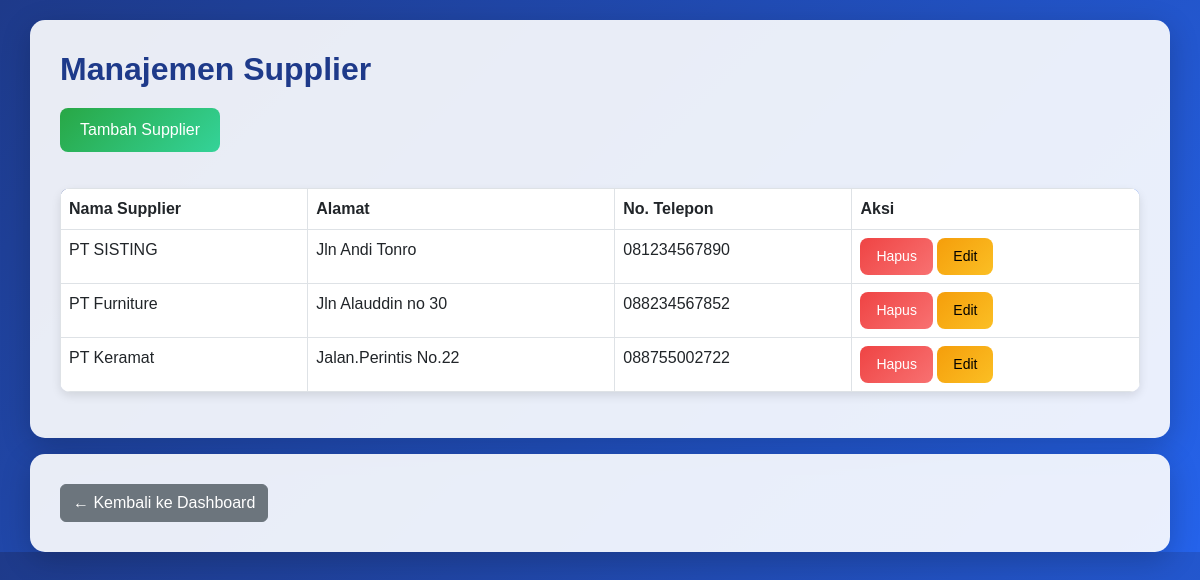
The app's page /supplier.php (signed in) with its own data.
### tables this page shows
CREATE TABLE `supplier` (
  `id_supplier` int(11) NOT NULL,
  `nama_supplier` varchar(100) DEFAULT NULL,
  `alamat` varchar(255) DEFAULT NULL,
  `no_telp` varchar(15) DEFAULT NULL
);

### supplier.php (the view, shortened to what this page needs)
<?php
include 'koneksi.php';
$result = mysqli_query($conn, "SELECT * FROM supplier");
?>
<!DOCTYPE html>
<html lang="id">
<head>
    <link href="https://cdn.jsdelivr.net/npm/bootstrap@5.3.0/dist/css/bootstrap.min.css" rel="stylesheet">
    <link href="https://cdnjs.cloudflare.com/ajax/libs/font-awesome/6.4.2/css/all.min.css" rel="stylesheet">
</head>
<body>
    <div class="container">
        <h2>Manajemen Supplier</h2>
        <button class="btn btn-success mb-3" data-bs-toggle="modal" data-bs-target="#tambahSupplier">Tambah Supplier</button>
        <table class="table table-bordered">
            <thead>
                <tr>
                    <th>Nama Supplier</th>
                    <th>Alamat</th>
                    <th>No. Telepon</th>
                    <th>Aksi</th>
                </tr>
            </thead>
            <tbody>
                <?php while ($row = mysqli_fetch_assoc($result)) { ?>
                <tr>
                    <td><?= $row['nama_supplier'] ?></td>
                    <td><?= $row['alamat'] ?></td>
                    <td><?= $row['no_telp'] ?></td>
                    <td>
                        <a href="supplier.php?hapus=<?= $row['id_supplier'] ?>" class="btn btn-danger btn-sm">Hapus</a>
                        <button class="btn btn-warning btn-sm" data-bs-toggle="modal" data-bs-target="#editSupplier<?= $row['id_supplier'] ?>">Edit</button>
                    </td>
                </tr>
                <?php } ?>
            </tbody>
        </table>
    </div>
    <div class="container mt-3">
        <a href="dashboard.php" class="btn btn-secondary">← Kembali ke Dashboard</a>
    </div>
</body>
</html>

### supplier.php (style rules this page uses)
body { background: linear-gradient(135deg, #1e3a8a, #2563eb); color: #fff; font-family: 'Poppins', sans-serif; }
.container { background: rgba(255, 255, 255, 0.9); border-radius: 15px; padding: 30px; box-shadow: 0 8px 30px rgba(0, 0, 0, 0.2); margin-top: 20px; animation: fadeIn 0.5s ease-in-out; }
h2 { color: #1e3a8a; font-weight: 600; margin-bottom: 20px; }
.btn-success { background: linear-gradient(135deg, #28a745, #34d399); border: none; border-radius: 8px; padding: 10px 20px; font-size: 16px; transition: all 0.3s ease; }
.btn-warning { background: linear-gradient(135deg, #f59e0b, #fbbf24); border: none; border-radius: 8px; padding: 8px 16px; font-size: 14px; transition: all 0.3s ease; }
.btn-danger { background: linear-gradient(135deg, #ef4444, #f87171); border: none; border-radius: 8px; padding: 8px 16px; font-size: 14px; transition: all 0.3s ease; }
.table { margin-top: 20px; border-radius: 10px; overflow: hidden; box-shadow: 0 4px 10px rgba(0, 0, 0, 0.1); }
.table thead { background: linear-gradient(135deg, #1e3a8a, #2563eb); color: white; }
.table tbody tr { transition: all 0.3s ease; }

### records on screen
supplier: nama_supplier "PT SISTING", alamat "Jln Andi Tonro", no_telp "081234567890"
supplier: nama_supplier "PT Furniture", alamat "Jln Alauddin no 30", no_telp "088234567852"
supplier: nama_supplier "PT Keramat", alamat "Jalan.Perintis No.22", no_telp "088755002722"
